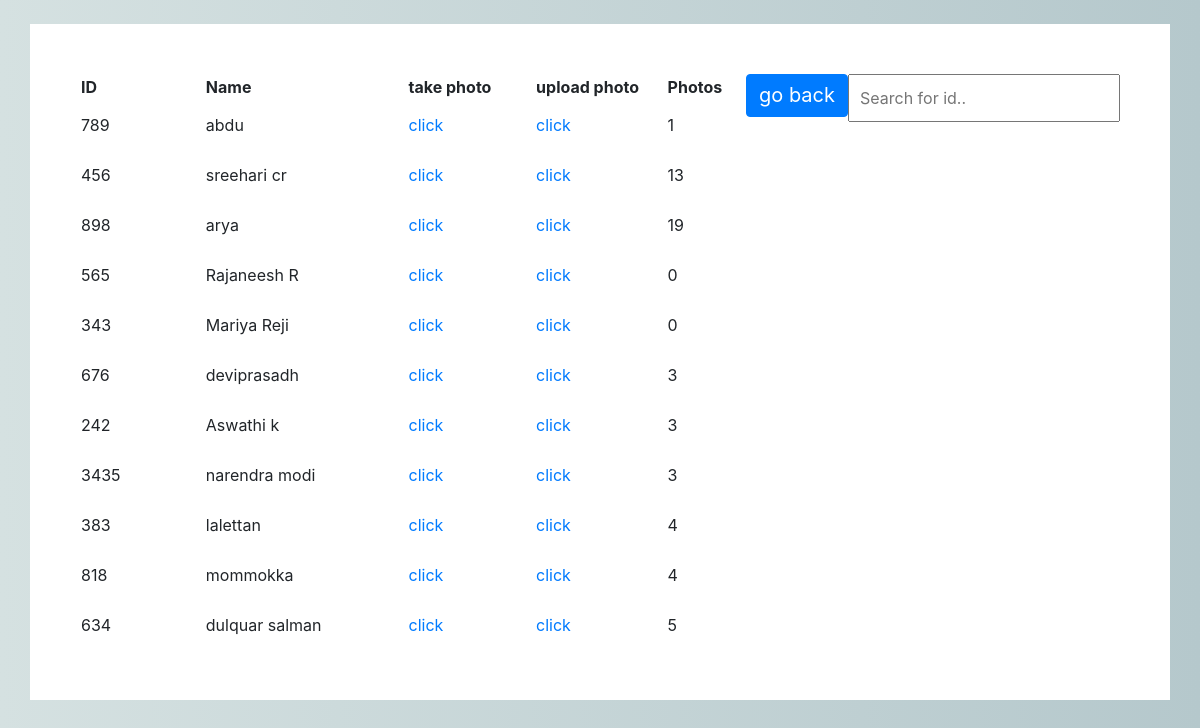
The app's page /add_photos/ with its own data.
### app/models.py (models this page shows, shortened)
class Employee(models.Model):
	user = models.OneToOneField(Login, on_delete=models.CASCADE, related_name='user')
	id = models.CharField(primary_key=True, max_length=10)
	name=models.CharField(max_length=50)
	contact_number = models.CharField(max_length=50)
	date_of_birth = models.CharField(max_length=50)
	date_of_joining = models.CharField(max_length=50)
	department = models.CharField(max_length=50)
	designation = models.CharField(max_length=50)
	gender = models.CharField(max_length=50, choices=sex_choice)
	team = models.CharField(max_length=50)
	def num_photos(self):
		try:
			DIR = f"app/facerec/dataset/{self.name}_{self.id}"
			img_count = len(os.listdir(DIR))
			return img_count
		except:
			return 0

### app/views.py (the view)
# urls.py: path('add_photos/', views.add_photos, name='add_photos'),
def add_photos(request):
    emp_list = Employee.objects.all()
    return render(request, 'app/add_photos.html', {'emp_list': emp_list})

### app/templates/app/add_photos.html (shortened to what this page needs)
{% extends 'base.html' %}
{% load static %}
{% block content %}
<div class="container" style="background-color: white; padding: 50px; float: ">
  <input type="text" id="myInput" onkeyup="myFunction()" placeholder="Search for id.." style="float: right;padding: 10px;">
	<a class="btn btn-primary"  href="{% url 'index' %}" style="font-size: 20px; margin-bottom: 10px;float:right;">go back</a>
  <table id="myTable">
    	<tr class="header">
      	<th width="200">ID</th>
      	<th width="300">Name</th>
		<th width="200">take photo</th>
		<th width="200">upload photo</th>
        <th width="100">Photos</th>
  	</tr>
  	{% for emp in emp_list %}
  		<tr style="height: 50px; width: 50px;">
			<td>{{emp.id}}</td>
			<td>{{emp.name}}</td>
  			<td><a href="{% url 'click_photos' emp.id %}">click</a></td>
  			<td><a href="{% url 'upload_photos' emp.id %}">click</a></td>
            <td>{{emp.num_photos}}</td>
  		</tr>
  	{% endfor %}
  </table>
</div>
{% endblock %}

### app/static/css/main.css (style rules this page uses)
body { background-image: -moz-linear-gradient(0deg, #d5e1e1 0%, #b5c8cc 100%); background-image: -webkit-linear-gradient(0deg, #d5e1e1 0%, #b5c8cc 100%); background-image: -ms-linear-gradient(0deg, #d5e1e1 0%, #b5c8cc 100%); }

### records on screen
Employee: id "789", name "abdu", num_photos "1"
Employee: id "456", name "sreehari cr", num_photos "13"
Employee: id "898", name "arya", num_photos "19"
Employee: id "565", name "Rajaneesh R", num_photos "0"
Employee: id "343", name "Mariya Reji", num_photos "0"
Employee: id "676", name "deviprasadh", num_photos "3"
Employee: id "242", name "Aswathi k", num_photos "3"
Employee: id "3435", name "narendra modi", num_photos "3"
Employee: id "383", name "lalettan", num_photos "4"
Employee: id "818", name "mommokka", num_photos "4"
Employee: id "634", name "dulquar salman", num_photos "5"
